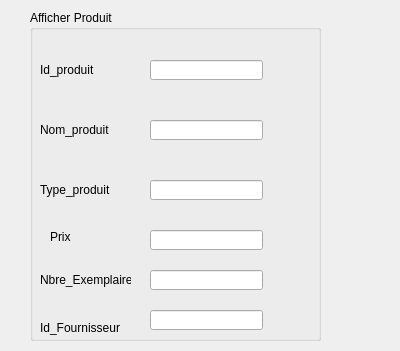
<?xml version="1.0" encoding="UTF-8"?>
<ui version="4.0">
 <class>GestionStock</class>
 <widget class="QDialog" name="GestionStock">
  <property name="geometry">
   <rect>
    <x>0</x>
    <y>0</y>
    <width>400</width>
    <height>351</height>
   </rect>
  </property>
  <property name="windowTitle">
   <string>afficher produit</string>
  </property>
  <widget class="QGroupBox" name="groupBox">
   <property name="geometry">
    <rect>
     <x>30</x>
     <y>10</y>
     <width>291</width>
     <height>331</height>
    </rect>
   </property>
   <property name="title">
    <string>Afficher Produit</string>
   </property>
   <widget class="QLabel" name="label">
    <property name="geometry">
     <rect>
      <x>10</x>
      <y>50</y>
      <width>71</width>
      <height>20</height>
     </rect>
    </property>
    <property name="text">
     <string>Id_produit </string>
    </property>
   </widget>
   <widget class="QLabel" name="label_2">
    <property name="geometry">
     <rect>
      <x>10</x>
      <y>110</y>
      <width>71</width>
      <height>20</height>
     </rect>
    </property>
    <property name="text">
     <string>Nom_produit</string>
    </property>
   </widget>
   <widget class="QLabel" name="label_3">
    <property name="geometry">
     <rect>
      <x>10</x>
      <y>170</y>
      <width>71</width>
      <height>20</height>
     </rect>
    </property>
    <property name="text">
     <string>Type_produit</string>
    </property>
   </widget>
   <widget class="QLabel" name="label_4">
    <property name="geometry">
     <rect>
      <x>20</x>
      <y>220</y>
      <width>47</width>
      <height>14</height>
     </rect>
    </property>
    <property name="text">
     <string>Prix </string>
    </property>
   </widget>
   <widget class="QLabel" name="label_5">
    <property name="geometry">
     <rect>
      <x>10</x>
      <y>260</y>
      <width>91</width>
      <height>20</height>
     </rect>
    </property>
    <property name="text">
     <string>Nbre_Exemplaires </string>
    </property>
   </widget>
   <widget class="QLineEdit" name="lineEdit_IdD">
    <property name="geometry">
     <rect>
      <x>120</x>
      <y>50</y>
      <width>113</width>
      <height>20</height>
     </rect>
    </property>
    <property name="readOnly">
     <bool>true</bool>
    </property>
   </widget>
   <widget class="QLineEdit" name="lineEdit_nomD">
    <property name="geometry">
     <rect>
      <x>120</x>
      <y>110</y>
      <width>113</width>
      <height>20</height>
     </rect>
    </property>
    <property name="readOnly">
     <bool>true</bool>
    </property>
   </widget>
   <widget class="QLineEdit" name="lineEdit_typeD">
    <property name="geometry">
     <rect>
      <x>120</x>
      <y>170</y>
      <width>113</width>
      <height>20</height>
     </rect>
    </property>
    <property name="readOnly">
     <bool>true</bool>
    </property>
   </widget>
   <widget class="QLineEdit" name="lineEdit_prixD">
    <property name="geometry">
     <rect>
      <x>120</x>
      <y>220</y>
      <width>113</width>
      <height>20</height>
     </rect>
    </property>
    <property name="readOnly">
     <bool>true</bool>
    </property>
   </widget>
   <widget class="QLineEdit" name="lineEdit_nbED">
    <property name="geometry">
     <rect>
      <x>120</x>
      <y>260</y>
      <width>113</width>
      <height>20</height>
     </rect>
    </property>
    <property name="readOnly">
     <bool>true</bool>
    </property>
   </widget>
   <widget class="QLabel" name="label_6">
    <property name="geometry">
     <rect>
      <x>10</x>
      <y>310</y>
      <width>81</width>
      <height>16</height>
     </rect>
    </property>
    <property name="text">
     <string>Id_Fournisseur </string>
    </property>
   </widget>
   <widget class="QLineEdit" name="lineEdit_Idf">
    <property name="geometry">
     <rect>
      <x>120</x>
      <y>300</y>
      <width>113</width>
      <height>20</height>
     </rect>
    </property>
    <property name="readOnly">
     <bool>true</bool>
    </property>
   </widget>
  </widget>
 </widget>
 <resources/>
 <connections/>
</ui>
